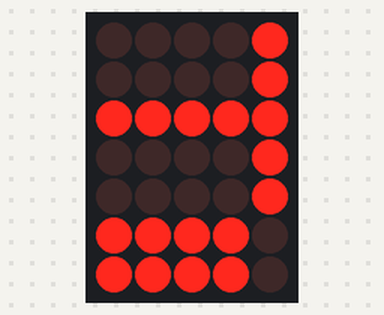
A sketch run on a simulated Arduino Uno, built with avr-gcc and run on an emulated ATmega328P. On the bench: 5×7 LED matrix. Wiring (inferred from the names in the program): LED matrix (orientation assumed): rows pin 2, pin 3, pin 4, pin 5, pin 6, pin 7, pin 8; columns pin 9, pin 10, pin 11, pin 12, pin 13.

Above: at 0.45 s.
At 1.23 s:
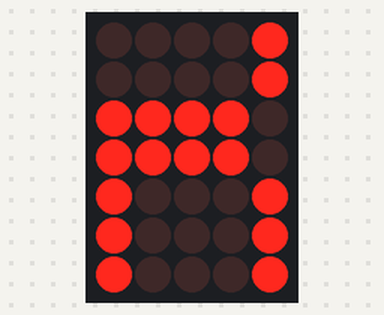
At 1.9 s:
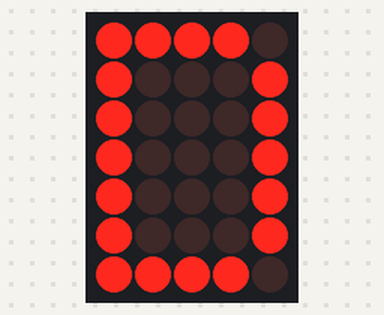
At 3.55 s:
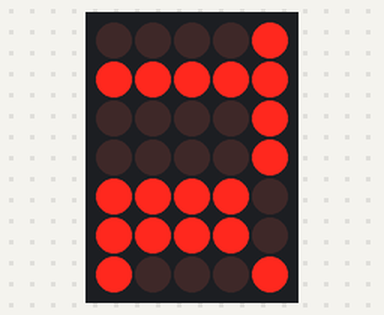
At 5.09 s:
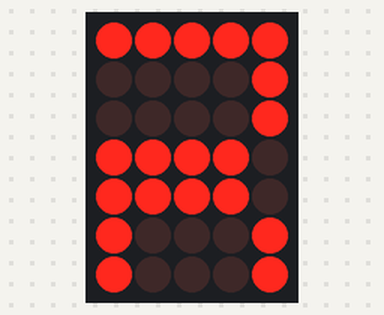
At 8.1 s:
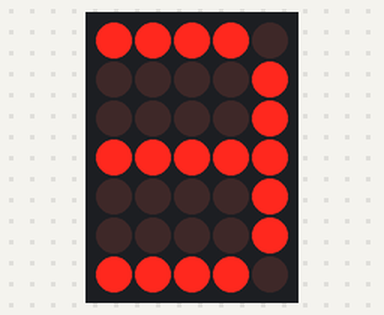

Measured:
- by itself, everything shown: repeats every 8.3 s, in 28 steps
- what the display in image 2 shows lasts 0.5 s, from 1.9 s to 2.4 s

The sketch:

3.3.ino
```cpp
const int colPins[5] = {9, 10, 11, 12, 13};  // Kolom (aktif LOW)
const int rowPins[7] = {2, 3, 4, 5, 6, 7, 8}; // Baris (aktif HIGH)

byte pattern[5][14] = {
  {1,0,0,1,0,0,1,  1,1,1,1,1,1,1,  },  // Kolom 1
  {1,0,0,1,0,0,1,  1,0,0,0,0,0,1,  },  // Kolom 2
  {1,0,0,1,0,0,1,  1,0,0,0,0,0,1,  },  // Kolom 3
  {1,0,0,1,0,0,1,  1,0,0,0,0,0,1,  },  // Kolom 4
  {0,1,1,1,1,1,0,  0,1,1,1,1,1,0,  }   // Kolom 5
};

void setup() {
  for (int i = 2; i <= 13; i++) {
    pinMode(i, OUTPUT);
  }
}

void loop() {
  for (int offset = 0; offset <= 7; offset++) { // 14-7 = 7 langkah scroll
    for (int t = 0; t < 25; t++) { // Tampilkan frame ini selama beberapa siklus
      for (int col = 0; col < 5; col++) {
        // Aktifkan hanya 1 kolom (LOW), lainnya HIGH
        for (int c = 0; c < 5; c++) {
          digitalWrite(colPins[c], HIGH);
        }
          digitalWrite(colPins[col], LOW);

        // Atur baris (7 baris per frame)
        for (int row = 0; row < 7; row++) {
          digitalWrite(rowPins[row], pattern[col][row + offset] ? HIGH : LOW);
        }
        delay(2);
      }
    }
  }

  for (int offset = 7; offset >= 0; offset--) { // 14-7 = 7 langkah scroll
    for (int t = 0; t < 25; t++) { // Tampilkan frame ini selama beberapa siklus
      for (int col = 0; col < 5; col++) {
        // Aktifkan hanya 1 kolom (LOW), lainnya HIGH
        for (int c = 0; c < 5; c++) {
          digitalWrite(colPins[c], HIGH);
        }
        digitalWrite(colPins[col], LOW);

        // Atur baris (7 baris per frame)
        for (int row = 0; row < 7; row++) {
          digitalWrite(rowPins[row], pattern[col][row + offset] ? HIGH : LOW);
        }
        delay(2);
      }
    }
  }
}
```
